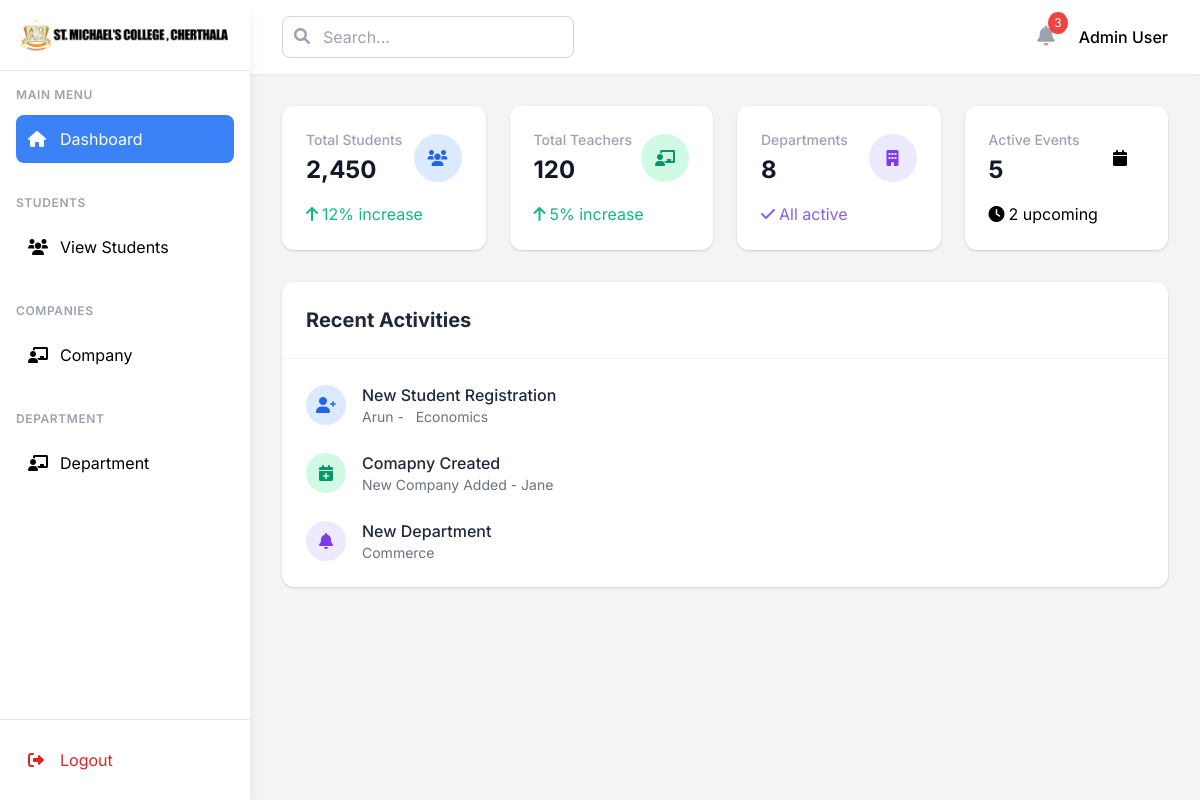
The page /admin-home/ on the database its author committed.
### college_admin/models.py (models this page shows, shortened)
class CustomUser(AbstractBaseUser,PermissionsMixin):
    name=models.CharField(max_length=200)
    email=models.EmailField(unique=True)
    is_active=models.BooleanField(default=True)
    is_staff=models.BooleanField(default=False)
    is_superuser=models.BooleanField(default=False)
    is_company=models.BooleanField(default=False)
    objects = CustomUserManager()
    USERNAME_FIELD = 'email'
    REQUIRED_FIELDS = ['']

class Student(CustomUser):
    std_id=models.CharField(unique=True,max_length=50)
    img=models.FileField(upload_to='media/student_image',null=True,blank=True)
    options=(
        ("Male","Male"),
        ("Female","Female"),
        ("Others","Others")
    )
    gender=models.CharField(max_length=100,choices=options,default="Male")
    dob=models.DateField(null=True)
    department=models.ForeignKey(Department,on_delete=models.CASCADE)

class Department(models.Model):
    name = models.CharField(max_length=100)
    hod_name = models.CharField(max_length=100,null=True)
    created_at = models.DateTimeField(auto_now_add=True)

### college_admin/views.py (the view)
# urls.py: path('admin-home/',AdminHomeView.as_view(),name='ah'),
class AdminHomeView(TemplateView):
    template_name='admin_home.html'
    def get_context_data(self, **kwargs):
        context = super().get_context_data(**kwargs)
        context['stu']= Student.objects.first()
        context['com']=Company.objects.first()
        context['dep']=Department.objects.first()
        return context

### college_admin/templates/admin_home.html (shortened to what this page needs)
<!DOCTYPE html>
<html lang="en">
    {% load static %}
<head>
    <link href="https://cdnjs.cloudflare.com/ajax/libs/tailwindcss/2.2.19/tailwind.min.css" rel="stylesheet">
    <link href="https://cdnjs.cloudflare.com/ajax/libs/font-awesome/6.0.0/css/all.min.css" rel="stylesheet">
</head>
<body class="bg-gray-100">
    <div class="flex h-screen">
        <aside class="sidebar fixed h-full bg-white shadow-lg z-10" id="sidebar">
            <div class="flex flex-col h-full">
                <div class="p-4 flex items-center justify-between border-b">
                    <div class="flex items-center space-x-3">
                        <img src="{% static 'images/logo2.png' %}" alt="SNGCE Logo" class="w-50 h-15 rounded-lg">
                    </div>
                </div>
                <nav class="flex-1 overflow-y-auto p-4">
                    <div class="space-y-8">
                        <div>
                            <h5 class="text-xs font-semibold text-gray-400 uppercase tracking-wider mb-3 sidebar-text">
                                Main Menu
                            </h5>
                            <div class="space-y-2">
                                <a href="{% url 'ah' %}" class="nav-item active flex items-center space-x-3 p-3 rounded-lg">
                                    <i class="fas fa-home w-5"></i>
                                    <span class="sidebar-text">Dashboard</span>
                                </a>
                            </div>
                        </div>
                        <div>
                            <h5 class="text-xs font-semibold text-gray-400 uppercase tracking-wider mb-3 sidebar-text">
                                Students
                            </h5>
                            <div class="space-y-2">
                                <a href="{% url 'stu' %}" class="nav-item flex items-center space-x-3 p-3 rounded-lg">
                                    <i class="fas fa-users w-5"></i>
                                    <span class="sidebar-text">View Students</span>
                                </a>
                            </div>
                        </div>
                        <div>
                            <h5 class="text-xs font-semibold text-gray-400 uppercase tracking-wider mb-3 sidebar-text">
                                Companies
                            </h5>
                            <div class="space-y-2">
                                <a href="{% url 'company' %}" class="nav-item flex items-center space-x-3 p-3 rounded-lg">
                                    <i class="fas fa-chalkboard-teacher w-5"></i>
                                    <span class="sidebar-text"> Company</span>
                                </a>
                            </div>
                        </div>
                        <div>
                            <h5 class="text-xs font-semibold text-gray-400 uppercase tracking-wider mb-3 sidebar-text">
                                Department
                            </h5>
                            <div class="space-y-2">
                                <a href="{% url 'department' %}" class="nav-item flex items-center space-x-3 p-3 rounded-lg">
                                    <i class="fas fa-chalkboard-teacher w-5"></i>
                                    <span class="sidebar-text"> Department</span>
                                </a>
                            </div>
                        </div>
                    </div>
                </nav>
                <div class="p-4 border-t">
                    <a href="{% url 'login' %}" class="flex items-center space-x-3 text-red-600 hover:bg-red-50 p-3 rounded-lg w-full">
                        <i class="fas fa-sign-out-alt w-5"></i>
                        <span class="sidebar-text">Logout</span>
                    </a>
                </div>
            </div>
        </aside>
        <main class="main-content flex-1 overflow-x-hidden" id="main-content">
            <header class="bg-white shadow-sm">
                <div class="flex items-center justify-between px-8 py-4">
                    <div class="flex items-center space-x-4">
                        <div class="relative">
                            <input type="text" placeholder="Search..."
                                class="pl-10 pr-4 py-2 border border-gray-300 rounded-lg focus:outline-none focus:border-blue-500">
                            <i class="fas fa-search absolute left-3 top-3 text-gray-400"></i>
                        </div>
                    </div>
                    <div class="flex items-center space-x-4">
                        <button class="relative p-2 text-gray-400 hover:text-gray-600">
                            <i class="fas fa-bell text-xl"></i>
                            <span class="notification-badge">3</span>
                        </button>
                        <div class="flex items-center space-x-3">
                            <span class="font-medium">Admin User</span>
                        </div>
                    </div>
                </div>
            </header>
            {% block home %}
            <div class="p-8">
                <div class="grid grid-cols-1 md:grid-cols-2 lg:grid-cols-4 gap-6 mb-8">
                    <div class="card bg-white rounded-xl shadow p-6">
                        <div class="flex items-center justify-between">
                            <div>
                                <h3 class="text-sm font-medium text-gray-400">Total Students</h3>
                                <p class="text-2xl font-bold text-gray-900 mt-1">2,450</p>
                            </div>
                            <div class="w-12 h-12 bg-blue-100 rounded-full flex items-center justify-center">
                                <i class="fas fa-users text-blue-600"></i>
                            </div>
                        </div>
                        <div class="mt-4 flex items-center text-green-500">
                            <i class="fas fa-arrow-up mr-1"></i>
                            <span>12% increase</span>
                        </div>
                    </div>
                    <div class="card bg-white rounded-xl shadow p-6">
                        <div class="flex items-center justify-between">
                            <div>
                                <h3 class="text-sm font-medium text-gray-400">Total Teachers</h3>
                                <p class="text-2xl font-bold text-gray-900 mt-1">120</p>
                            </div>
                            <div class="w-12 h-12 bg-green-100 rounded-full flex items-center justify-center">
                                <i class="fas fa-chalkboard-teacher text-green-600"></i>
                            </div>
                        </div>
                        <div class="mt-4 flex items-center text-green-500">
                            <i class="fas fa-arrow-up mr-1"></i>
                            <span>5% increase</span>
                        </div>
                    </div>
                    <div class="card bg-white rounded-xl shadow p-6">
                        <div class="flex items-center justify-between">
                            <div>
                                <h3 class="text-sm font-medium text-gray-400">Departments</h3>
                                <p class="text-2xl font-bold text-gray-900 mt-1">8</p>
                            </div>
                            <div class="w-12 h-12 bg-purple-100 rounded-full flex items-center justify-center">
                                <i class="fas fa-building text-purple-600"></i>
                            </div>
                        </div>
                        <div class="mt-4 flex items-center text-purple-500">
                            <i class="fas fa-check mr-1"></i>
                            <span>All active</span>
                        </div>
                    </div>
                    <div class="card bg-white rounded-xl shadow p-6">
                        <div class="flex items-center justify-between">
                            <div>
                                <h3 class="text-sm font-medium text-gray-400">Active Events</h3>
                                <p class="text-2xl font-bold text-gray-900 mt-1">5</p>
                            </div>
                            <div class="w-12 h-12 bg-orange-100 rounded-full flex items-center justify-center">
                                <i class="fas fa-calendar text-orange-600"></i>
                            </div>
                        </div>
                        <div class="mt-4 flex items-center text-orange-500">
                            <i class="fas fa-clock mr-1"></i>
                            <span>2 upcoming</span>
                        </div>
                    </div>
                </div>
                <div class="bg-white rounded-xl shadow">
                    <div class="p-6 border-b border-gray-100">
                        <h2 class="text-xl font-bold text-gray-800">Recent Activities</h2>
                    </div>
                    <div class="p-6">
                        <div class="space-y-6">
                            <div class="flex items-center justify-between">
                                <div class="flex items-center space-x-4">
                                    <div class="w-10 h-10 bg-blue-100 rounded-full flex items-center justify-center">
                                        <i class="fas fa-user-plus text-blue-600"></i>
                                    </div>
                                    <div>
                                        <h4 class="font-medium text-gray-800">New Student Registration</h4>
                                        <p class="text-sm text-gray-500">{{stu.name}}  -  &nbsp;  {{stu.department.name}}</p>
                                    </div>
                                </div>
                            </div>
                            <div class="flex items-center justify-between">
                                <div class="flex items-center space-x-4">
                                    <div class="w-10 h-10 bg-green-100 rounded-full flex items-center justify-center">
                                        <i class="fas fa-calendar-plus text-green-600"></i>
                                    </div>
                                    <div>
                                        <h4 class="font-medium text-gray-800">Comapny Created</h4>
                                        <p class="text-sm text-gray-500">New Company Added - {{com.name}}</p>
                                    </div>
                                </div>
                            </div>
                            <div class="flex items-center justify-between">
                                <div class="flex items-center space-x-4">
                                    <div class="w-10 h-10 bg-purple-100 rounded-full flex items-center justify-center">
                                        <i class="fas fa-bell text-purple-600"></i>
                                    </div>
                                    <div>
                                        <h4 class="font-medium text-gray-800">New Department</h4>
                                        <p class="text-sm text-gray-500">{{dep.name}}</p>
                                    </div>
                                </div>
                            </div>
                        </div>
                    </div>
                </div>
            </div>
            {% endblock %}
        </main>
    </div>
</body>
</html>

### college_admin/templates/admin_home.html (style rules this page uses)
body { font-family: 'Inter', sans-serif; }
.sidebar { width: 250px; transition: width 0.3s; }
.main-content { margin-left: 250px; transition: margin-left 0.3s; }
.card { transition: transform 0.2s, box-shadow 0.2s; }
.nav-item { transition: background-color 0.2s; }
.nav-item.active { background-color: #3B82F6; color: white; }
.notification-badge { position: absolute; top: -5px; right: -5px; padding: 2px 6px; border-radius: 50%; background-color: #EF4444; color: white; font-size: 0.75rem; }

### rows shown on the page
CustomUser: name "Arun"
Student: department.name "Economics"
CustomUser: name "Jane"
Department: name "Commerce"
